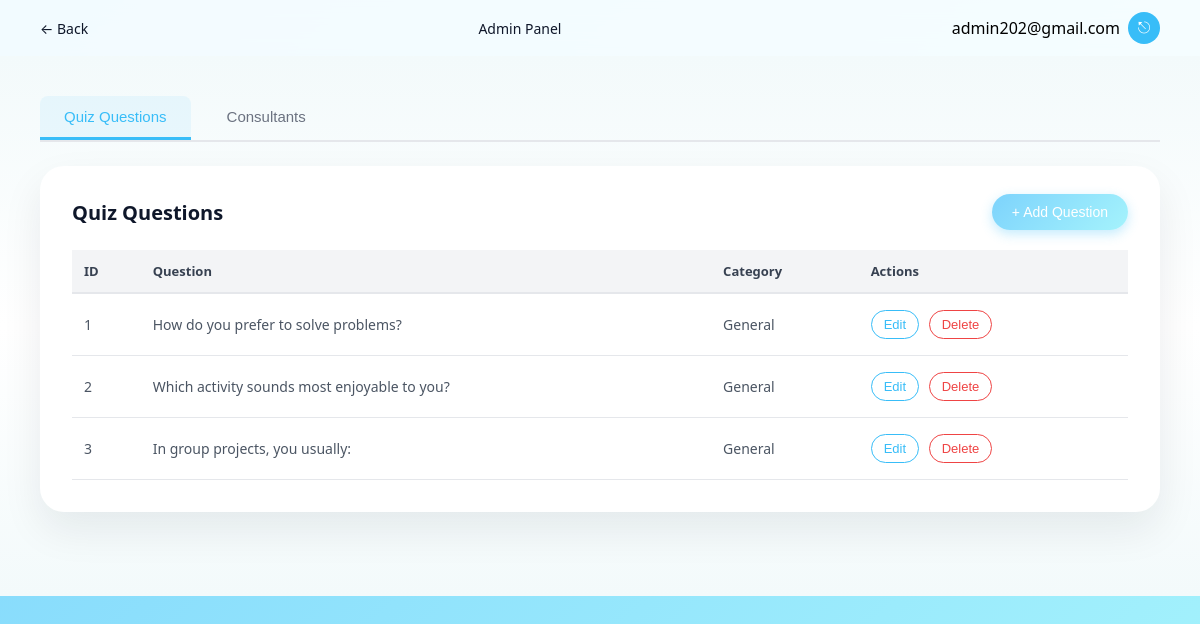
Page /quiz-settings (signed in) on the earlier database version.
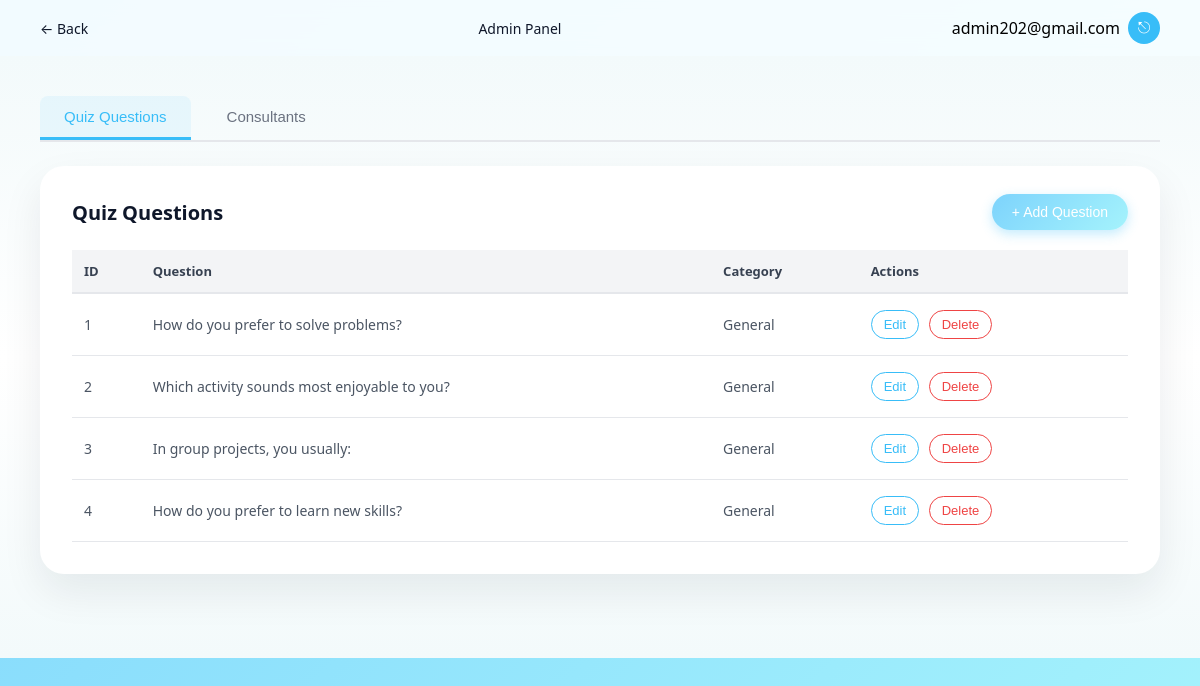
Same page on the later database version.
### tables this page shows
CREATE TABLE quiz_questions (
            id INTEGER PRIMARY KEY AUTOINCREMENT,
            question_text TEXT NOT NULL,
            option1 TEXT NOT NULL,
            option2 TEXT NOT NULL,
            option3 TEXT NOT NULL,
            option4 TEXT NOT NULL,
            category TEXT,
            trait1 TEXT,
            trait2 TEXT,
            trait3 TEXT,
            trait4 TEXT,
            created_at TIMESTAMP DEFAULT CURRENT_TIMESTAMP
        );

### app.py (the view, shortened to what this page needs)
@app.route("/quiz-settings", methods=["GET", "POST"])
def quiz_settings():
    if not session.get("is_admin"):
        return redirect(url_for("quiz_settings_login"))
    conn = get_db_connection()
    message = None
    cur = conn.cursor()
    cur.execute("SELECT id, question_text FROM quiz_questions ORDER BY id")
    questions = cur.fetchall()
    conn.close()
    return render_template("quiz_settings.html", message=message, questions=questions)

### app.py (called while the page is built)
def get_db_connection():
    db_path = os.path.join(app.instance_path, "career_search.db")
    os.makedirs(app.instance_path, exist_ok=True)
    conn = sqlite3.connect(db_path)
    conn.row_factory = sqlite3.Row
    return conn

### templates/quiz_settings.html (shortened to what this page needs)
<!DOCTYPE html>
<html lang="en">
<head>
    <link rel="stylesheet" href="{{ url_for('static', filename='css/style.css') }}">
</head>
<body class="home-body">
    <header class="home-header">
        <div class="home-header-left">
            <a href="{{ url_for('home') }}" class="back-link">← Back</a>
        </div>
        <div class="home-header-center">
            <span class="home-welcome-text">Admin Panel</span>
        </div>
        <div class="home-header-right">
            <span class="quiz-admin-email">{{ session.get("admin_email") }}</span>
            <button class="icon-button" onclick="window.location.href='{{ url_for('admin_logout') }}'">
                ⎋
            </button>
        </div>
    </header>
    <main class="admin-panel">
        <div class="admin-tabs">
            <button class="admin-tab active" onclick="switchTab('quiz')">Quiz Questions</button>
            <button class="admin-tab" onclick="switchTab('consultants')">Consultants</button>
        </div>
        <div id="quiz-tab" class="admin-tab-content active">
            <div class="admin-card">
                <div class="admin-card-header">
                    <h2 class="admin-card-title">Quiz Questions</h2>
                    <button class="admin-btn-primary" onclick="openQuizModal()">+ Add Question</button>
                </div>
                <table class="admin-table">
                    <thead>
                        <tr>
                            <th>ID</th>
                            <th>Question</th>
                            <th>Category</th>
                            <th>Actions</th>
                        </tr>
                    </thead>
                    <tbody id="quiz-table-body">
                        {% if questions %}
                        {% for q in questions %}
                        <tr>
                            <td>{{ q.id }}</td>
                            <td>{{ q.question_text[:60] }}{% if q.question_text|length > 60 %}...{% endif %}</td>
                            <td>{{ q.category or 'General' }}</td>
                            <td>
                                <button class="admin-btn-icon admin-btn-edit" onclick="editQuizQuestion({{ q.id }})">Edit</button>
                                <button class="admin-btn-icon admin-btn-delete" onclick="deleteQuizQuestion({{ q.id }})">Delete</button>
                            </td>
                        </tr>
                        {% endfor %}
                        {% else %}
                        <tr>
                            <td colspan="4" class="admin-empty-state">No questions yet</td>
                        </tr>
                        {% endif %}
                    </tbody>
                </table>
            </div>
        </div>
    </main>
</body>
</html>

### static/css/style.css (style rules this page uses)
body.home-body { margin: 0; min-height: 100vh; font-family: system-ui, -apple-system, BlinkMacSystemFont, "Segoe UI", sans-serif; background: linear-gradient(135deg, #7dd3fc, #a5f3fc); }
.home-header { display: flex; align-items: center; justify-content: space-between; padding: 12px 40px; background: rgba(255, 255, 255, 0.9); backdrop-filter: blur(10px); }
.home-header-left { display: flex; align-items: center; gap: 10px; }
.home-header-center { font-size: 14px; color: #0f172a; }
.home-header-right { display: flex; align-items: center; gap: 8px; }
.icon-button { width: 32px; height: 32px; border-radius: 999px; border: none; background: #38bdf8; color: #ffffff; cursor: pointer; font-size: 16px; display: flex; align-items: center; justify-content: center; text-decoration: none; padding: 0; }
.back-link { text-decoration: none; color: #0f172a; font-size: 14px; }

### templates/quiz_settings.html (style rules this page uses)
.admin-panel { max-width: 1400px; margin: 0 auto; padding: 40px 40px 60px; background: linear-gradient(180deg, #f3fafb 0%, #ffffff 50%, #f3fafb 100%); }
.admin-tabs { display: flex; gap: 12px; margin-bottom: 24px; border-bottom: 2px solid #e5e7eb; padding-bottom: 0; }
.admin-tab { padding: 12px 24px; background: transparent; border: none; border-bottom: 3px solid transparent; cursor: pointer; font-size: 15px; font-weight: 500; color: #6b7280; transition: all 0.2s ease; border-radius: 8px 8px 0 0; }
.admin-tab.active { color: #38bdf8; border-bottom-color: #38bdf8; background: rgba(56, 189, 248, 0.08); }
.admin-tab-content { display: none; }
.admin-tab-content.active { display: block; }
.admin-card { background: #ffffff; border-radius: 24px; box-shadow: 0 18px 40px rgba(15, 23, 42, 0.08); padding: 28px 32px 32px; margin-bottom: 24px; }
.admin-card-header { display: flex; justify-content: space-between; align-items: center; margin-bottom: 20px; }
.admin-card-title { font-size: 20px; font-weight: 600; color: #0f172a; margin: 0; }
.admin-btn-primary { background: linear-gradient(135deg, #7dd3fc, #a5f3fc); color: #ffffff; border: none; border-radius: 999px; padding: 10px 20px; font-size: 14px; font-weight: 500; cursor: pointer; transition: all 0.3s ease; box-shadow: 0 4px 12px rgba(56, 189, 248, 0.3); }
.admin-table { width: 100%; border-collapse: collapse; margin-top: 16px; }
.admin-table th { background: #f3f4f6; padding: 12px; text-align: left; font-size: 13px; font-weight: 600; color: #374151; border-bottom: 2px solid #e5e7eb; }
.admin-table td { padding: 16px 12px; border-bottom: 1px solid #e5e7eb; font-size: 14px; color: #4b5563; }
.admin-table tr { transition: background-color 0.2s ease; }
.admin-btn-icon { background: transparent; border: 1px solid #e5e7eb; border-radius: 999px; padding: 6px 12px; cursor: pointer; margin-right: 6px; transition: all 0.2s ease; font-size: 13px; font-weight: 500; }
.admin-btn-edit { color: #38bdf8; border-color: #38bdf8; }
.admin-btn-delete { color: #ef4444; border-color: #ef4444; }

Differences in the rows shown:
added quiz_questions: id "4", question_text "How do you prefer to learn new skills?", category "General"
